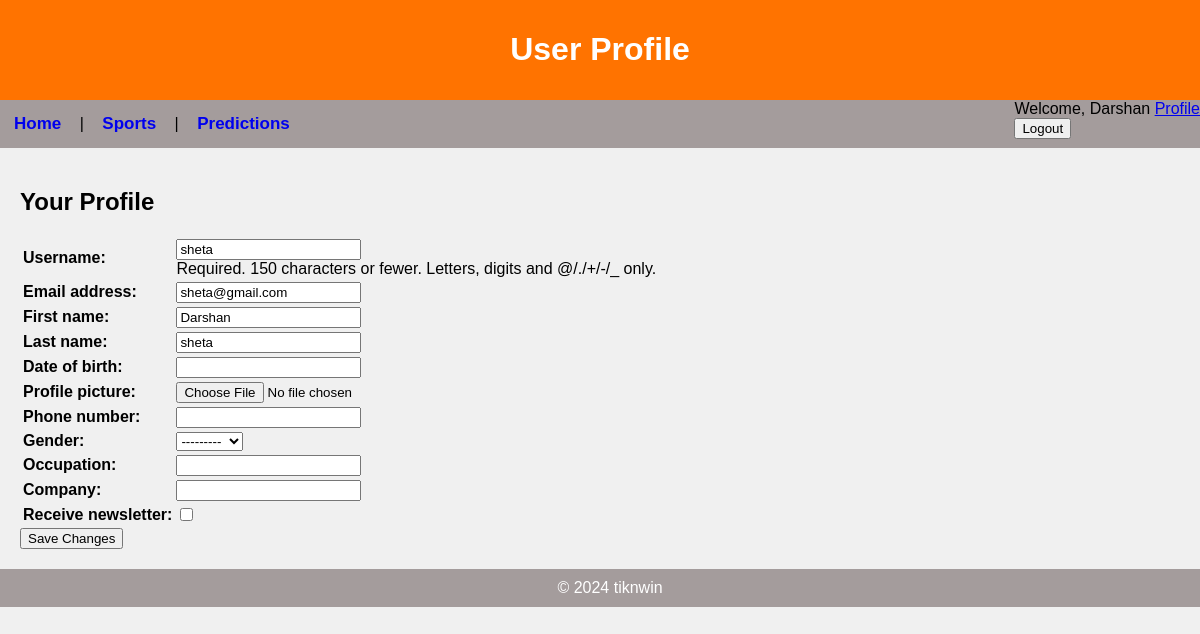
Page /profile/ (signed in) on the committed database.
### app/models.py (models this page shows, shortened)
class User(AbstractUser):
    date_of_birth = models.DateField(null=True, blank=True)
    profile_picture = models.ImageField(upload_to='profile_pics/', null=True, blank=True)
    phone_number = models.CharField(max_length=15, null=True, blank=True)
    address = models.TextField(null=True, blank=True)
    bio = models.TextField(null=True, blank=True)
    gender = models.CharField(max_length=10, choices=[('Male', 'Male'), ('Female', 'Female'), ('Other', 'Other')], null=True, blank=True)
    occupation = models.CharField(max_length=255, null=True, blank=True)
    company = models.CharField(max_length=255, null=True, blank=True)
    receive_newsletter = models.BooleanField(default=False)
    created_at = models.DateTimeField(auto_now_add=True)
    updated_at = models.DateTimeField(auto_now=True)
    groups = models.ManyToManyField('auth.Group',blank=True,related_name='user_groups')
    user_permissions = models.ManyToManyField('auth.Permission',blank=True,related_name='user_user_permissions')

### app/views.py (the view)
# urls.py: path('profile/', profile , name='profile'),
def profile(request):
    if request.method == 'POST':
        form = UserProfileForm(request.POST, request.FILES, instance=request.user)
        if form.is_valid():
            form.save()
            messages.success(request, 'Profile updated successfully.')
            return redirect('app:profile')  # Redirect to the same page to show the updated profile
    else:
        form = UserProfileForm(instance=request.user)
    return render(request, 'app/profile.html', {'form': form})

### app/forms.py
class UserProfileForm(forms.ModelForm):
    class Meta:
        model = User
        fields = ['username', 'email', 'first_name', 'last_name','date_of_birth', 'profile_picture', 'phone_number', 'gender', 'occupation', 'company' ,'receive_newsletter' ]

### app/templates/app/Profile.html (shortened to what this page needs)
{% extends 'app/layout.html' %}
{% block header %}User Profile{% endblock %}
{% block content %}
    <h2>Your Profile</h2>
    <form method="post" action="{% url 'app:profile' %}">
        <table>{{ form.as_table }}</table>
        <button type="submit">Save Changes</button>
    </form>
{% endblock %}

### app/templates/app/layout.html (shortened to what this page needs)
<!DOCTYPE html>
<html lang="en">
<head>
    {% load static %}
    <link rel="stylesheet" href="{% static 'app/styles.css' %}">
</head>
<body>
    <header>
        <h1>{% block header %}TiknWin{% endblock %}</h1>
    </header>
    <nav>
        <div class="left-links">
            <a class="links" href="{% url 'app:index' %}">Home</a> |
            <a class="links" href="{% url 'app:sports' %}">Sports</a> |
            <a class="links" href="{% url 'app:predictions' %}">Predictions</a>
        </div>
        <div class="right-links">
            {% if user.is_authenticated %}
                Welcome, {{ user.first_name }}
                <a href="{% url 'app:profile' %}">Profile</a>
                <form method="post" action="{% url 'logout' %}">
                <input type="submit" value="Logout">
                </form>
            {% else %}
                <a class="links" href="{% url 'login' %}">Login</a> |
                <a class="links" href="{% url 'app:register' %}">Register</a>
            {% endif %}
            </div>
    </nav>
    <main>
        {% block content %}{% endblock %}
    </main>
    <footer>
        &copy; {% block footer_year %}2024{% endblock %} tiknwin
    </footer>
</body>
</html>

### app/static/app/styles.css (style rules this page uses)
body { font-family: Arial, sans-serif; margin: 0; padding: 0; background-color: #f0f0f0; }
header { background-color: #ff7300; color: white; padding: 10px; text-align: center; }
nav { display: flex; top: 0; width: 100%; background-color: #a49c9c; overflow: auto; height: auto; }
.left-links { flex: 1 1 200px; }
.links { display: inline-block; text-align: center; padding: 14px; text-decoration: none; font-size: 17px; font-weight: bolder; }
main { padding: 20px; }
footer { background-color: #a49c9c; color: white; text-align: center; padding: 10px; position: relative; bottom: 0; width: 100%; }
table { text-align: left; }
td { vertical-align: top; }

### rows in the picture
User: first_name "Darshan", username "sheta", email "sheta@gmail.com", last_name "sheta", gender "---------"
